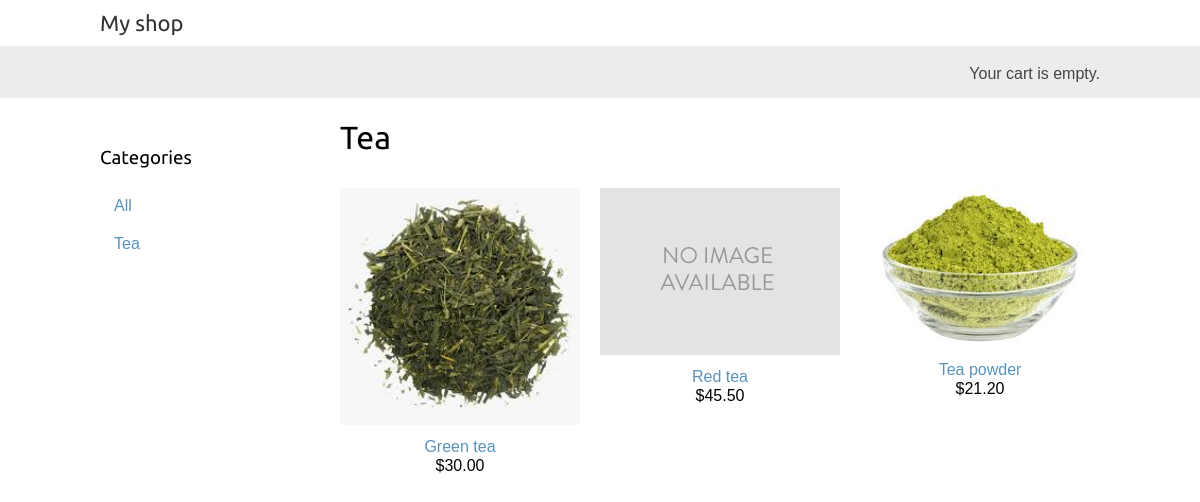
Page /tea/ on the committed database.
### shop/models.py (models this page shows, shortened)
class Category(models.Model):
    name = models.CharField(max_length=200, db_index=True)
    slug = models.SlugField(max_length=200, unique=True)
    class Meta:
        ordering = ('name',)
        verbose_name = 'category'
        verbose_name_plural = 'categories'
    def get_absolute_url(self):
        return reverse('shop:product_list_by_category', args=[self.slug])

class Product(models.Model):
    category = models.ForeignKey(
        Category, related_name='products', on_delete=models.CASCADE)
    name = models.CharField(max_length=200, db_index=True)
    slug = models.SlugField(max_length=200, db_index=True)
    image = models.ImageField(upload_to='products/%Y/%m/%d', blank=True)
    description = models.TextField(blank=True)
    price = models.DecimalField(max_digits=10, decimal_places=2)
    available = models.BooleanField(default=True)
    created = models.DateTimeField(auto_now_add=True)
    updated = models.DateTimeField(auto_now=True)
    class Meta:
        ordering = ('name',)
        index_together = (('id', 'slug'),)
    def get_absolute_url(self):
        return reverse('shop:product_detail', args=[self.id, self.slug])

### shop/views.py (the view)
# urls.py: path('', views.product_list, name='product_list'),
def product_list(request, category_slug=None):
    category = None
    categories = Category.objects.all()
    products = Product.objects.filter(available=True)
    if category_slug:
        category = get_object_or_404(Category, slug=category_slug)
        products = Product.objects.filter(category=category)
    return render(request, 'shop/product/list.html', {'category': category, 'categories': categories, 'products': products})

### cart/cart.py (called while the page is built)
    def __len__(self):
        return sum(item['quantity'] for item in self.cart.values())

### cart/context_processors.py (called while the page is built)
def cart(request):
    return {'cart': Cart(request)}

### shop/templates/shop/product/list.html (shortened to what this page needs)
{% extends 'shop/base.html' %}
{% load static %}
{% block content %}
<div id="sidebar">
    <h3>Categories</h3>
    <ul>
        <li {% if not category %} class="selected" {% endif %}>
            <a href="{% url 'shop:product_list' %}">All</a>
        </li>
        {% for c in categories %}
        <li {% if c.slug == category_slug %}class="selected" {% endif %}>
            <a href="{{c.get_absolute_url}}">{{c.name}}</a>
        </li>
        {% endfor %}
    </ul>
</div>
<div id="main" class="product-list">
    <h1>{% if category %}{{category.name}}{% else %}Products{% endif %}</h1>
    {% for product in products %}
    <div class="item">
        <a href="{{product.get_absolute_url}}">
            <img src="{% if product.image %}{{product.image.url}}{% else %}{% static 'img/no_image.png' %}{% endif %}"
                alt="ss">
        </a>
        <a href="{{ product.get_absolute_url }}">{{ product.name }}</a>
        <br>
        ${{ product.price }}
    </div>
    {% endfor %}
</div>
{% endblock content %}

### shop/static/css/base.css (style rules this page uses)
body { margin: 0; padding: 0; font-family: helvetica, sans-serif; }
h1, h2, h3, h4, h5, h6 { font-family: 'Ubuntu', sans-serif; font-weight: normal; }
a { text-decoration: none; color: #5993bb; }
#sidebar { width: 220px; padding: 30px 20px 0 0; float: left; }
#sidebar ul { margin: 0; padding: 0; }
#sidebar ul li { margin: 0; list-style: none; padding: 10px 14px; }
#sidebar ul li a { display: block; }
#main { float: left; width: 96%; margin-right: -220px; overflow: hidden; }
.product-list .item { width: 25%; padding: 10px 20px 10px 0; float: left; text-align: center; line-height: 1.2; }
.product-list .item img { width: 100%; margin-bottom: 8px; }

### rows in the picture
Category: name "Tea"
Product: image (picture), name "Green tea", price "30.00"
Product: name "Red tea", price "45.50"
Product: image (picture), name "Tea powder", price "21.20"
